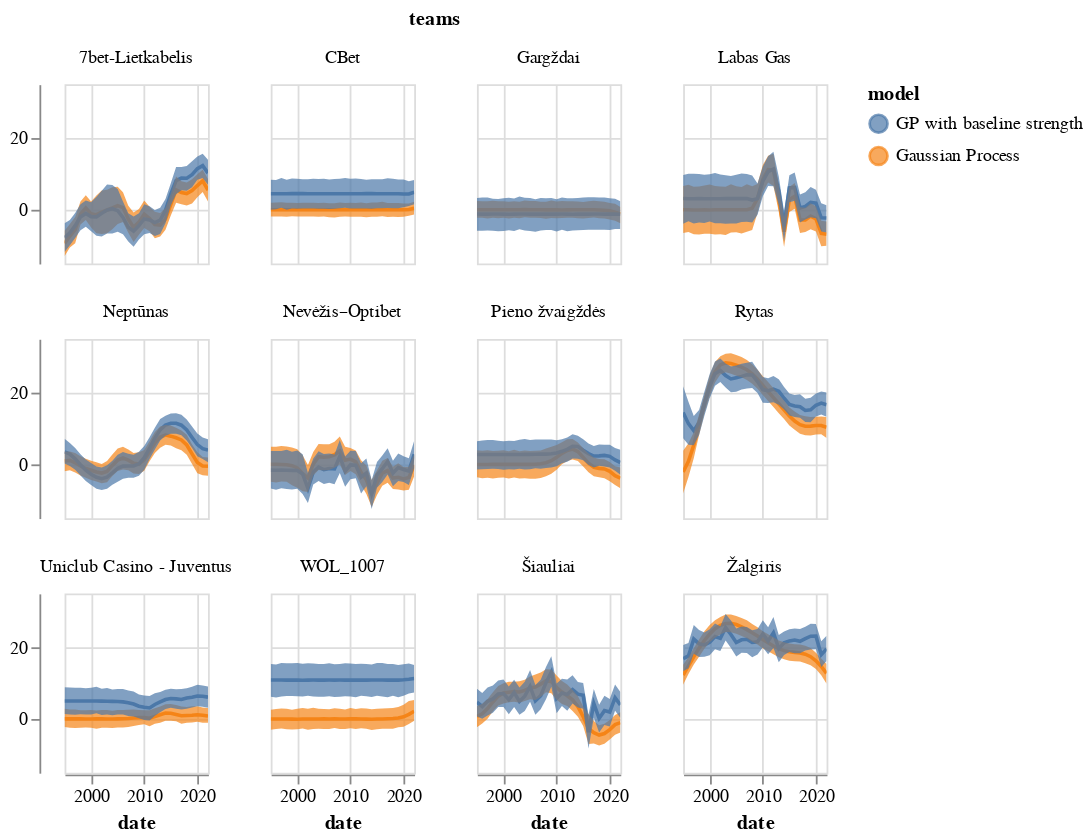

This figure's notebook cell:
### Markdown cell above
And this is how team strengths look like over time (note that because of how the specification is constructed, the baseline team strength gets propagated backwarrds to seasons where the team did not exist).

### Code cell
plot_strengths({n: t for n,t in traces.items() if n != 'Latent team strengths'})

### Figure 1 — Vega-Lite specification as saved in the notebook (floating-point values rounded to 4 significant figures; data arrays with more than 128 entries replaced by an {"elided": "..."} marker saying what was removed)
{"config": {"view": {"continuousWidth": 400, "continuousHeight": 300}}, "data": {"name": "data-a2fa5d45f5dc1a66916ff8e4ebe74925"}, "facet": {"field": "teams", "type": "nominal"}, "spec": {"layer": [{"mark": "line", "encoding": {"color": {"field": "model", "type": "nominal"}, "tooltip": [{"field": "teams", "type": "nominal"}, {"field": "seasons", "type": "nominal"}, {"field": "Team-strength", "type": "quantitative"}], "x": {"field": "date", "type": "temporal"}, "y": {"field": "Team-strength", "type": "quantitative"}}, "selection": {"selector016": {"type": "interval", "bind": "scales", "encodings": ["x", "y"]}}}, {"mark": {"type": "area", "opacity": 0.7}, "encoding": {"color": {"field": "model", "type": "nominal"}, "tooltip": [{"field": "teams", "type": "nominal"}, {"field": "seasons", "type": "nominal"}, {"field": "Team-strength", "type": "quantitative"}], "x": {"field": "date", "type": "temporal"}, "y": {"field": "lower", "title": "", "type": "quantitative"}, "y2": {"field": "higher", "title": ""}}}], "height": 100, "width": 80}, "columns": 4, "$schema": "https://vega.github.io/schema/vega-lite/v4.17.0.json", "datasets": {"data-a2fa5d45f5dc1a66916ff8e4ebe74925": {"elided": "672 records"}}}
